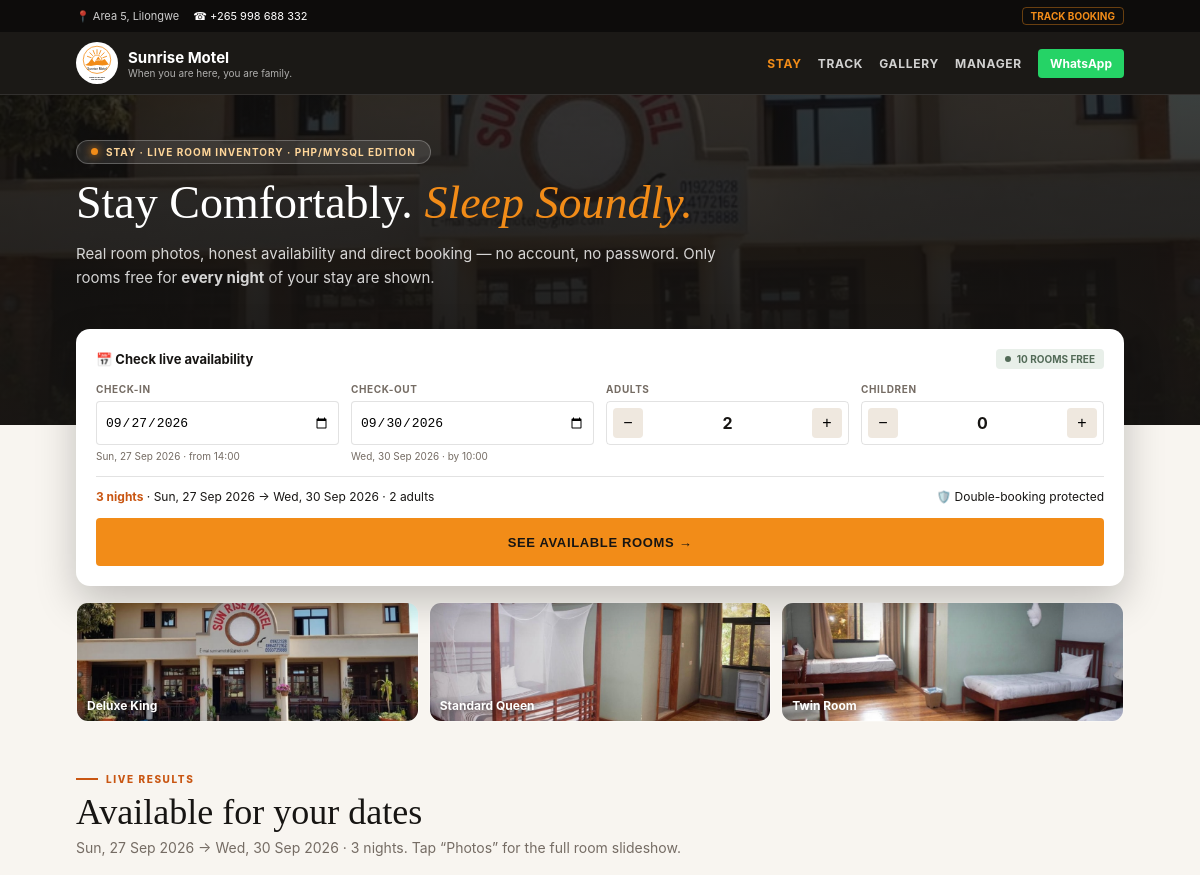
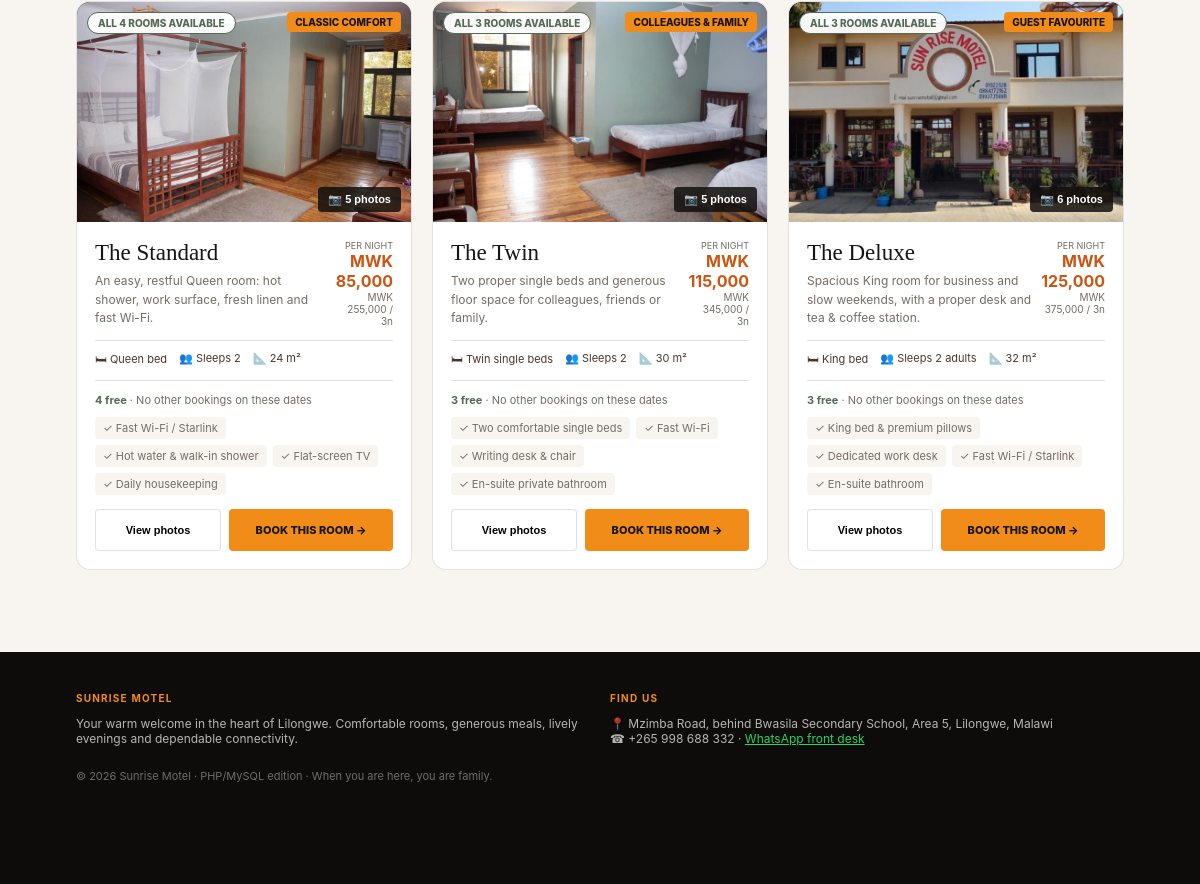
The page / on the database its author committed (2 pictures, top to bottom).
### tables this page shows
CREATE TABLE IF NOT EXISTS `room_types` (
  `id` VARCHAR(64) PRIMARY KEY,
  `name` VARCHAR(120) NOT NULL,
  `slug` VARCHAR(120) NOT NULL UNIQUE,
  `description` TEXT NOT NULL,
  `rate` INT NOT NULL,
  `total_inventory` INT NOT NULL DEFAULT 3,
  `bed` VARCHAR(80) NOT NULL,
  `sleeps` VARCHAR(80) NOT NULL,
  `size` VARCHAR(80) NOT NULL,
  `badge` VARCHAR(80) NULL,
  `features_json` TEXT NOT NULL,
  `images_json` TEXT NOT NULL,
  `is_active` TINYINT(1) NOT NULL DEFAULT 1,
  `created_at` DATETIME NOT NULL DEFAULT CURRENT_TIMESTAMP
);

### config.php (called while the page is built, shortened)
<?php
function formatMwk($amount) {
    return 'MWK ' . number_format((int)$amount, 0);
}
function todayPlus($days) {
    $d = new DateTime('today', new DateTimeZone('Africa/Blantyre'));
    $d->modify('+' . (int)$days . ' days');
    return $d->format('Y-m-d');
}
function validDate($s) {
    [$y, $m, $d] = array_map('intval', explode('-', $s));
    return checkdate($m, $d, $y);
}
function nightsBetween($in, $out) {
    $n = (int)round((strtotime($out) - strtotime($in)) / 86400);
    return max(1, $n);
}
function friendlyDate($iso) {
    return date('D, j M Y', strtotime($iso));
}
function roomImages($row) {
    $imgs = json_decode($row['images_json'] ?? '[]', true);
    return $imgs;
}
function roomFeatures($row) {
    $f = json_decode($row['features_json'] ?? '[]', true);
    return is_array($f) ? $f : [];
}

### index.php (the view, shortened to what this page needs)
<?php
require_once __DIR__ . '/config.php';
$pdo = getDbConnection();
$today = todayPlus(0);
$checkIn = (isset($_GET['checkIn']) && validDate($_GET['checkIn'])) ? $_GET['checkIn'] : todayPlus(1);
$checkOut = (isset($_GET['checkOut']) && validDate($_GET['checkOut'])) ? $_GET['checkOut'] : todayPlus(4);
$adults = max(1, min(6, (int)($_GET['adults'] ?? 2)));
$children = max(0, min(4, (int)($_GET['children'] ?? 0)));
$nights = nightsBetween($checkIn, $checkOut);
$rooms = $pdo->query("SELECT * FROM room_types WHERE is_active = 1 ORDER BY rate ASC")->fetchAll();
$map = [];
$totalFree = 0;
foreach ($rooms as $r) $totalFree += max(0, $r['total_inventory'] - ($map[$r['id']] ?? 0));
?>
<!DOCTYPE html>
<html lang="en">
<head>
<link rel="stylesheet" href="assets/style.css">
</head>
<body>
<div class="topbar"><div class="wrap">
  <span>📍 Area 5, Lilongwe</span>
  <a href="tel:+265998688332">☎ +265 998 688 332</a>
  <a class="pill" href="track.php">Track booking</a>
</div></div>
<header class="site-header"><div class="wrap">
  <a class="brand" href="index.php"><img src="images/sunrise-logo.svg" alt="Sunrise Motel logo"><span><strong>Sunrise Motel</strong><small>When you are here, you are family.</small></span></a>
  <nav class="nav">
    <a href="index.php" class="active">Stay</a>
    <a href="track.php">Track</a>
    <a href="gallery.php">Gallery</a>
    <a href="admin.php">Manager</a>
  </nav>
  <a class="wa-btn" href="https://wa.me/<?= MOTEL_WHATSAPP ?>?text=Hello%20Sunrise%20Motel" target="_blank" rel="noreferrer">WhatsApp</a>
</div></header>
<section class="hero">
  <div class="hero-bg" style="background-image:url('images/deluxe-main.jpg')"></div>
  <div class="hero-shade"></div>
  <div class="wrap">
    <span class="badge-pill"><span class="dot"></span> STAY · LIVE ROOM INVENTORY · PHP/MYSQL EDITION</span>
    <h1>Stay Comfortably. <em>Sleep Soundly.</em></h1>
    <p class="lead">Real room photos, honest availability and direct booking — no account, no password. Only rooms free for <strong>every night</strong> of your stay are shown.</p>
  </div>
</section>
<div class="wrap">
  <form method="GET" class="search-card" id="searchCard">
    <div class="search-head"><span>📅 Check live availability</span><span class="live"><i></i><?= $totalFree ?> rooms free</span></div>
    <div class="fields">
      <div class="field"><label>Check-in</label><input type="date" name="checkIn" value="<?= htmlspecialchars($checkIn) ?>" min="<?= $today ?>" required><small><?= friendlyDate($checkIn) ?> · from 14:00</small></div>
      <div class="field"><label>Check-out</label><input type="date" name="checkOut" value="<?= htmlspecialchars($checkOut) ?>" min="<?= htmlspecialchars($checkIn) ?>" required><small><?= friendlyDate($checkOut) ?> · by 10:00</small></div>
      <div class="field"><label>Adults</label><div class="stepper"><button type="button" data-step="adults:-1">−</button><span id="adultsLabel"><?= $adults ?></span><button type="button" data-step="adults:1">+</button></div><input type="hidden" name="adults" id="adultsInput" value="<?= $adults ?>"></div>
      <div class="field"><label>Children</label><div class="stepper"><button type="button" data-step="children:-1">−</button><span id="childrenLabel"><?= $children ?></span><button type="button" data-step="children:1">+</button></div><input type="hidden" name="children" id="childrenInput" value="<?= $children ?>"></div>
    </div>
    <div class="summary-strip">
      <span><strong><?= $nights ?> night<?= $nights > 1 ? 's' : '' ?></strong> · <?= friendlyDate($checkIn) ?> → <?= friendlyDate($checkOut) ?> · <?= $adults ?> adult<?= $adults > 1 ? 's' : '' ?><?= $children ? " · $children child" . ($children > 1 ? 'ren' : '') : '' ?></span>
      <span>🛡️ Double-booking protected</span>
    </div>
    <button class="btn-primary" type="submit">See available rooms →</button>
  </form>
  <div class="photo-strip">
    <a href="#rooms"><img src="images/deluxe-main.jpg" alt="Deluxe King room"><span>Deluxe King</span></a>
    <a href="#rooms"><img src="images/hero-standard.jpg" alt="Standard Queen room"><span>Standard Queen</span></a>
    <a href="#rooms"><img src="images/twin-main.jpg" alt="Twin room"><span>Twin Room</span></a>
  </div>
</div>
<section class="section" id="rooms"><div class="wrap">
  <span class="eyebrow">Live results</span>
  <h2>Available for your dates</h2>
  <p style="color:#756c64;font-size:14px;margin:4px 0 0;"><?= friendlyDate($checkIn) ?> → <?= friendlyDate($checkOut) ?> · <?= $nights ?> night<?= $nights > 1 ? 's' : '' ?>. Tap “Photos” for the full room slideshow.</p>
  <div class="rooms">
  <?php foreach ($rooms as $r):
    $images = roomImages($r); $features = roomFeatures($r);
    $booked = $map[$r['id']] ?? 0;
    $avail = max(0, (int)$r['total_inventory'] - $booked);
    $sold = $avail <= 0;
    $cls = $sold ? 'sold' : ($avail === 1 ? 'low' : '');
    $txt = $sold ? 'Fully booked for these dates' : ($booked === 0 ? "All {$r['total_inventory']} rooms available" : ($avail === 1 ? "Only 1 of {$r['total_inventory']} left" : "$avail of {$r['total_inventory']} available"));
  ?>
    <article class="room">
      <div class="room-photo">
        <img src="<?= htmlspecialchars($images[0]) ?>" alt="<?= htmlspecialchars($r['name']) ?> at Sunrise Motel" loading="lazy">
        <span class="chip <?= $cls ?>"><?= htmlspecialchars($txt) ?></span>
        <?php if ($r['badge']): ?><span class="badge-tag"><?= htmlspecialchars($r['badge']) ?></span><?php endif; ?>
        <button class="photos-btn" data-room="<?= htmlspecialchars($r['id']) ?>">📷 <?= count($images) ?> photos</button>
      </div>
      <div class="room-body">
        <div class="rate-row">
          <div><h3><?= htmlspecialchars($r['name']) ?></h3><p class="desc"><?= htmlspecialchars($r['description']) ?></p></div>
          <div class="rate"><small>Per night</small><strong><?= formatMwk($r['rate']) ?></strong><em><?= formatMwk($r['rate'] * $nights) ?> / <?= $nights ?>n</em></div>
        </div>
        <div class="specs"><span>🛏 <?= htmlspecialchars($r['bed']) ?></span><span>👥 <?= htmlspecialchars($r['sleeps']) ?></span><span>📐 <?= htmlspecialchars($r['size']) ?></span></div>
        <div class="meta"><?= $sold ? '<b class="bad">No rooms free for these nights</b>' : "<b class=\"ok\">$avail free</b>" ?> · <?= $booked === 0 ? 'No other bookings on these dates' : "$booked already booked" ?></div>
        <div class="pills"><?php foreach (array_slice($features, 0, 4) as $f): ?><span>✓ <?= htmlspecialchars($f) ?></span><?php endforeach; ?></div>
        <div class="room-actions">
          <button class="btn-ghost" data-room="<?= htmlspecialchars($r['id']) ?>">View photos</button>
          <?php if ($sold): ?><span class="btn-book disabled">Fully booked</span>
          <?php else: ?><a class="btn-book" href="booking.php?room=<?= urlencode($r['id']) ?>&in=<?= urlencode($checkIn) ?>&out=<?= urlencode($checkOut) ?>&adults=<?= $adults ?>&children=<?= $children ?>">Book this room →</a><?php endif; ?>
        </div>
      </div>
    </article>
  <?php endforeach; ?>
  </div>
</div></section>
<footer class="footer"><div class="wrap">
  <div class="cols">
    <div><h4>SUNRISE MOTEL</h4><p>Your warm welcome in the heart of Lilongwe. Comfortable rooms, generous meals, lively evenings and dependable connectivity.</p></div>
    <div><h4>FIND US</h4><p>📍 <?= MOTEL_LOCATION ?><br>☎ <?= MOTEL_PHONE ?> · <a style="color:#25d366" href="https://wa.me/<?= MOTEL_WHATSAPP ?>">WhatsApp front desk</a></p></div>
  </div>
  <p style="font-size:11px;color:rgba(255,255,255,.4)">© 2026 Sunrise Motel · PHP/MySQL edition · When you are here, you are family.</p>
</div></footer>
</body>
</html>

### rows shown on the page
room_types: shows a picture, txt "ALL 4 ROOMS AVAILABLE", badge "CLASSIC COMFORT", images_json "5", name "The Standard", description "An easy, restful Queen room: hot shower, work surface, fresh linen and fast Wi-Fi.", rate "MWK 85,000", formatMwk($r['rate']*$nights) "MWK 255,000", bed "Queen bed", sleeps "Sleeps 2", size "24 m²", total_inventory "4", shows "No other bookings on these dates", features_json "Fast Wi-Fi / Starlink", features_json "Hot water & walk-in shower", features_json "Flat-screen TV", features_json "Daily housekeeping"
room_types: shows a picture, txt "ALL 3 ROOMS AVAILABLE", badge "COLLEAGUES & FAMILY", images_json "5", name "The Twin", description "Two proper single beds and generous floor space for colleagues, friends or family.", rate "MWK 115,000", formatMwk($r['rate']*$nights) "MWK 345,000", bed "Twin single beds", sleeps "Sleeps 2", size "30 m²", total_inventory "3", shows "No other bookings on these dates", features_json "Two comfortable single beds", features_json "Fast Wi-Fi", features_json "Writing desk & chair", features_json "En-suite private bathroom"
room_types: shows a picture, txt "ALL 3 ROOMS AVAILABLE", badge "GUEST FAVOURITE", images_json "6", name "The Deluxe", description "Spacious King room for business and slow weekends, with a proper desk and tea & coffee station.", rate "MWK 125,000", formatMwk($r['rate']*$nights) "MWK 375,000", bed "King bed", sleeps "Sleeps 2 adults", size "32 m²", total_inventory "3", shows "No other bookings on these dates", features_json "King bed & premium pillows", features_json "Dedicated work desk", features_json "Fast Wi-Fi / Starlink", features_json "En-suite bathroom"

### other values the page prints
$totalFree "10"
friendlyDate($checkIn) "Sun, 27 Sep 2026"
friendlyDate($checkOut) "Wed, 30 Sep 2026"
$adults "2"
$children "0"
$nights "3"
MOTEL_LOCATION "Mzimba Road, behind Bwasila Secondary School, Area 5, Lilongwe, Malawi"
MOTEL_PHONE "+265 998 688 332"
